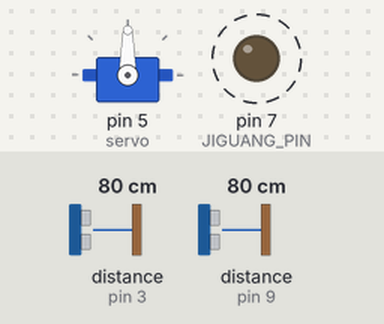
Recording of a sketch running on a simulated Arduino Uno, built with avr-gcc and run on an emulated ATmega328P. Parts: servo, output pins drawn as LEDs (lit = HIGH). Dashed ring = blinking. The inputs (shaded band) are chosen by the test bench; at power-on: distance to the obstacle (sensors on pin 3, pin 9) 80 cm. The echo pulse lasts 58.3 µs per cm; what the sketch prints to the serial monitor is not drawn.

Above: at 1.2 s.
1.3 s: distance to the obstacle (sensor on pin 3) set to 2 cm
4.3 s: distance to the obstacle (sensor on pin 9) set to 4 cm
7.3 s: distance to the obstacle (sensor on pin 3) set to 4 cm
10.3 s: distance to the obstacle (sensor on pin 9) set to 2 cm
Timing chart, 0 to 14.3 s (numbered marks = the images above; inputs shaded):
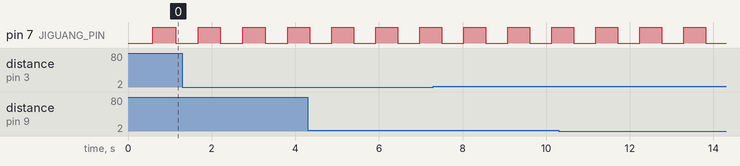

The sketch:

jg_duoji.ino
```cpp
#include <NewPing.h>
#include <Servo.h>

#define  RIGHT_TRIGGER_PIN 10 //D10端口
#define  RIGHT_ECHO_PIN 9 //D9端口
#define  LEFT_TRIGGER_PIN 4 //D4端口
#define  LEFT_ECHO_PIN 3 //D3端口
#define MAX_DISTANCE 20 // Maximum distance (in cm) to ping.
#define JIGUANG_PIN 7 //D7

NewPing sonar1 = NewPing(LEFT_TRIGGER_PIN, LEFT_ECHO_PIN, MAX_DISTANCE);
NewPing sonar2 = NewPing(RIGHT_TRIGGER_PIN, RIGHT_ECHO_PIN, MAX_DISTANCE);
Servo servo;

unsigned long start_time = 0;
float pre_d1 = 0;
float pre_d2 = 0;

void setup() {
  Serial.begin(9600); // Open serial monitor at 115200 baud to see ping results.
  servo.attach(5);
  pinMode(JIGUANG_PIN, OUTPUT);
}

//int d = 50; //采集超声波距离周期
int jg = 0;
void loop() {
  delay(50);
  if (jg == 10) {
    digitalWrite(JIGUANG_PIN, HIGH);
  }
  if (jg == 20) {
    digitalWrite(JIGUANG_PIN, LOW);
    jg = 0;
  }
  jg += 1;

  float d1 = sonar1.ping_cm();
  float d2 = sonar2.ping_cm();
  Serial.print("d1的值:");
  Serial.println(d1);
  Serial.print("d2的值:");
  Serial.println(d2);

  bool flag = false;
  // LEFT->RIGHT
  if (pre_d1 > 0 && pre_d2 == 0 && d1 == 0 && d2 > 0) {
    Serial.println(1);
//    servo.writeMicroseconds(2000);
    servo.write(90);
    pre_d1 = 0;
    pre_d2 = 0;
    flag = true;
  }
  // RIGHT->LEFT
  if (pre_d1 == 0 && pre_d2 > 0 && d1 > 0 && d2 == 0) {
    Serial.println(2);
//    servo.writeMicroseconds(1000);
    servo.write(0);
    pre_d1 = 0;
    pre_d2 = 0;
    flag = true;
  }

  if (!flag) {
    if ((d1 > 0 && d2 == 0) || (d1 == 0 && d2 > 0)) {
      pre_d1 = d1;
      pre_d2 = d2;
      start_time = millis();
    }
  }
  if (d1 == 0 && d2 == 0) {
    if ((millis() - start_time) > 1000) {
      pre_d1 = 0;
      pre_d2 = 0;
    }
  }


//  if (d1 > 1.0) {
//     Serial.println(1);
//     return;
//  }

//  if(d1 != 0 && d2 == 0){
//    Serial.println(3);
//    servo.writeMicroseconds(2000);
//    servo.write(0);
//    delay(1000);
//  }else if(d2 != 0 && d1 ==0 ){
//    Serial.println(4);
//    servo.writeMicroseconds(1000);
//    servo.write(90);
//    delay(1000);
//  }else {
//
//  }


//  if (d2 >= 5.0 && d2 < 15.0) {
//     Serial.println(1);
//     servo.writeMicroseconds(2000);
//     servo.write(0);
//     delay(1000);
//  }else if(d2 >= 15.0 && d2 < 20.0 ){
//     Serial.println(2);
//     servo.writeMicroseconds(1000);
//     servo.write(90);
//     delay(1000);
//  }
}


//#include <Servo.h>
//#include <NewPing.h>
//
////超声波
//#define  RIGHT_TRIGGER_PIN 10 //D10端口
//#define  RIGHT_ECHO_PIN 9 //D9端口
////#define  LEFT_TRIGGER_PIN 5 //D5端口
////#define  LEFT_ECHO_PIN 4 //D4端口
//#define MAX_DISTANCE 50 // Maximum distance (in cm) to ping.
//Servo servo1;
//int angle = A1;
//
////NewPing sonar1 = NewPing(LEFT_TRIGGER_PIN, LEFT_ECHO_PIN, MAX_DISTANCE);
//NewPing sonar2 = NewPing(RIGHT_TRIGGER_PIN, RIGHT_ECHO_PIN, MAX_DISTANCE);
//
//void setup() {
//  Serial.begin(9600); // Open serial monitor at 115200 baud to see ping results.
//  //舵机
//  pinMode(angle, INPUT);
//  servo1.attach(5);
//  Serial.begin(9600);
//}
//
//int d = 50; //采集超声波距离周期
//void loop() {
////  delay(d);
////  float d1 = sonar1.ping_cm();
//  angle = analogRead(A1);
//  angle = map(angle, 0, 1023, 0, 90);
//  float d2 = sonar2.ping_cm();
//  getDistance(d2,angle);
//  //舵机
//  //Serial.println(angle);
//  Serial.print("angle = ");
//  Serial.println(angle);
//  servo1.write(angle);
//  delay(200);
//////  if (d1 > 1.0) {
//////     Serial.println(1);
//////     return;
//////  }
////  if (d2 > 1.0) {
////     Serial.println(d2);
////  }
//}
////获取距离
//void getDistance(float lengs, int count){
//  if(lengs >= 5 && lengs < 15){
//    Serial.println(lengs);
////    int number = 90;
//    int number = count + 90;
//    servo1.write(number);
//  }else if(lengs >= 15 && lengs <= 20){
//    Serial.println(lengs);
//  }else{
//
//  }
//}
//#include <Servo.h>
//#define DuoPIN  5//定义舵机
//#define Echo 2//定义超声波收
//#define Trig 8//定义超声波发
//#define JiguangPIN  6//定义激光
//Servo myDuoJi;
//int angle = A1;
//long getTime()//超声波发波测距
//{
//  digitalWrite(Trig, HIGH);
//  delayMicroseconds(10);
//  digitalWrite(Trig, LOW);
//  return pulseIn(Echo, HIGH);
//}
//void initChaoShengBo()//初始化超声波端口
//{
//  pinMode(Echo, INPUT); //进口
//  pinMode(Trig, OUTPUT); //出口
//
//}
//void setup()
//{
//  initChaoShengBo();//定义超声波
//  myDuoJi.attach(DuoPIN);//定义舵机
//  pinMode(JiguangPIN, OUTPUT); //出口
//  pinMode(angle, INPUT);
//  Serial.begin(9600);
//}
//void loop()
//{
////  digitalWrite(JiguangPIN,HIGH);
////  delay(1000);
////  digitalWrite(JiguangPIN,LOW);
////  delay(300);
//  angle = analogRead(A1);
//  angle = map(angle, 0, 1023, 0, 90);
//  //Serial.println(angle);
////  Serial.print("angle = ");
////  Serial.println(angle);
//  myDuoJi.write(angle);
//  delay(200);
//  long dis;//一直发波
//  dis = getTime() / 58; //一直测距
//  if (dis >=5 && dis < 15) //当距离小于10cm
//  {
//    myDuoJi.write(90);//SG90舵机转动90度
//    Serial.println(1);
////    delay(2000);//延时两秒
//  }
//  else if(dis >=15 && dis < 20)//除非
//  {
//    myDuoJi.write(90);//转动180度
//    Serial.println(2);
////    delay(2000);//延时两秒
//  }
//}
//#include <Servo.h>
//#define DuoPIN 5//定义舵机
//#define Echo 2//定义超声波收
//#define Trig 8//定义超声波发
//Servo myDuoJi;
//long getTime()//超声波发波测距
//{
//  digitalWrite(Trig, HIGH);
//  delayMicroseconds(10);
//  digitalWrite(Trig, LOW);
//  return pulseIn(Echo, HIGH);
//}
//void initChaoShengBo()//初始化超声波端口
//{
//  pinMode(Echo, INPUT); //进口
//  pinMode(Trig, OUTPUT); //出口
//}
//void setup()
//{
//  initChaoShengBo();//定义超声波
//  myDuoJi.attach(DuoPIN);//定义舵机
//  Serial.begin(9600);//定义公共比特率(应该能省略)
//
//}
//void loop()
//{
//  long dis;//一直发波
//  dis = getTime() / 58; //一直测距
//  if (dis < 10) //当距离小于10cm
//  {
//    myDuoJi.write(90);//SG90舵机转动90度
//    delay(1000);//延时两秒
//    Serial.println(900);
//  }
//  else//除非
//  {
//    myDuoJi.write(90);//转动180度
//  }
//}

//#include <Servo.h>
//Servo servo1;
//int angle = A1;
//
//void setup()
//{
//  pinMode(angle, INPUT);
//  servo1.attach(5);
//  Serial.begin(9600);
//}
//
//void loop()
//{
//  angle = analogRead(A1);
//  angle = map(angle, 0, 1023, 0, 90);
//  //Serial.println(angle);
//  Serial.print("angle = ");
//  Serial.println(angle);
//  servo1.write(angle);
//  delay(200);
//}
```

Measured:
- by itself, pin 7 (JIGUANG_PIN): alternates HIGH for 0.53 s and LOW for 0.53 s
